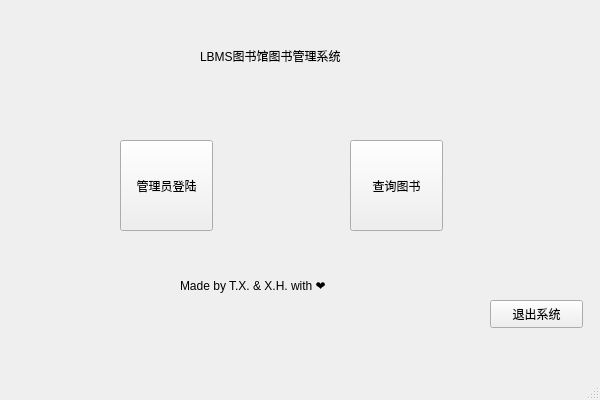
<?xml version="1.0" encoding="UTF-8"?>
<ui version="4.0">
 <class>QtGuiApplication5Class</class>
 <widget class="QMainWindow" name="QtGuiApplication5Class">
  <property name="geometry">
   <rect>
    <x>0</x>
    <y>0</y>
    <width>600</width>
    <height>400</height>
   </rect>
  </property>
  <property name="windowTitle">
   <string>QtGuiApplication5</string>
  </property>
  <widget class="QWidget" name="centralWidget">
   <widget class="QPushButton" name="administor">
    <property name="geometry">
     <rect>
      <x>120</x>
      <y>140</y>
      <width>93</width>
      <height>91</height>
     </rect>
    </property>
    <property name="text">
     <string>管理员登陆</string>
    </property>
   </widget>
   <widget class="QPushButton" name="search">
    <property name="geometry">
     <rect>
      <x>350</x>
      <y>140</y>
      <width>93</width>
      <height>91</height>
     </rect>
    </property>
    <property name="text">
     <string>查询图书</string>
    </property>
   </widget>
   <widget class="QPushButton" name="quit">
    <property name="geometry">
     <rect>
      <x>490</x>
      <y>300</y>
      <width>93</width>
      <height>28</height>
     </rect>
    </property>
    <property name="text">
     <string>退出系统</string>
    </property>
   </widget>
   <widget class="QLabel" name="label_2">
    <property name="geometry">
     <rect>
      <x>180</x>
      <y>260</y>
      <width>231</width>
      <height>51</height>
     </rect>
    </property>
    <property name="text">
     <string>Made by T.X. &amp; X.H. with ❤ </string>
    </property>
   </widget>
   <widget class="QLabel" name="label">
    <property name="geometry">
     <rect>
      <x>200</x>
      <y>40</y>
      <width>181</width>
      <height>31</height>
     </rect>
    </property>
    <property name="text">
     <string>LBMS图书馆图书管理系统</string>
    </property>
   </widget>
  </widget>
  <widget class="QStatusBar" name="statusBar"/>
 </widget>
 <layoutdefault spacing="6" margin="11"/>
 <resources>
  <include location="QtGuiApplication5.qrc"/>
 </resources>
 <connections>
  <connection>
   <sender>quit</sender>
   <signal>clicked()</signal>
   <receiver>QtGuiApplication5Class</receiver>
   <slot>close()</slot>
   <hints>
    <hint type="sourcelabel">
     <x>536</x>
     <y>353</y>
    </hint>
    <hint type="destinationlabel">
     <x>299</x>
     <y>199</y>
    </hint>
   </hints>
  </connection>
  <connection>
   <sender>administor</sender>
   <signal>clicked()</signal>
   <receiver>QtGuiApplication5Class</receiver>
   <slot>slot1()</slot>
   <hints>
    <hint type="sourcelabel">
     <x>170</x>
     <y>239</y>
    </hint>
    <hint type="destinationlabel">
     <x>166</x>
     <y>315</y>
    </hint>
   </hints>
  </connection>
  <connection>
   <sender>search</sender>
   <signal>clicked()</signal>
   <receiver>QtGuiApplication5Class</receiver>
   <slot>slot2()</slot>
   <hints>
    <hint type="sourcelabel">
     <x>423</x>
     <y>235</y>
    </hint>
    <hint type="destinationlabel">
     <x>500</x>
     <y>144</y>
    </hint>
   </hints>
  </connection>
 </connections>
 <slots>
  <signal>signal1()</signal>
  <slot>slot1()</slot>
  <slot>slot2()</slot>
 </slots>
</ui>
